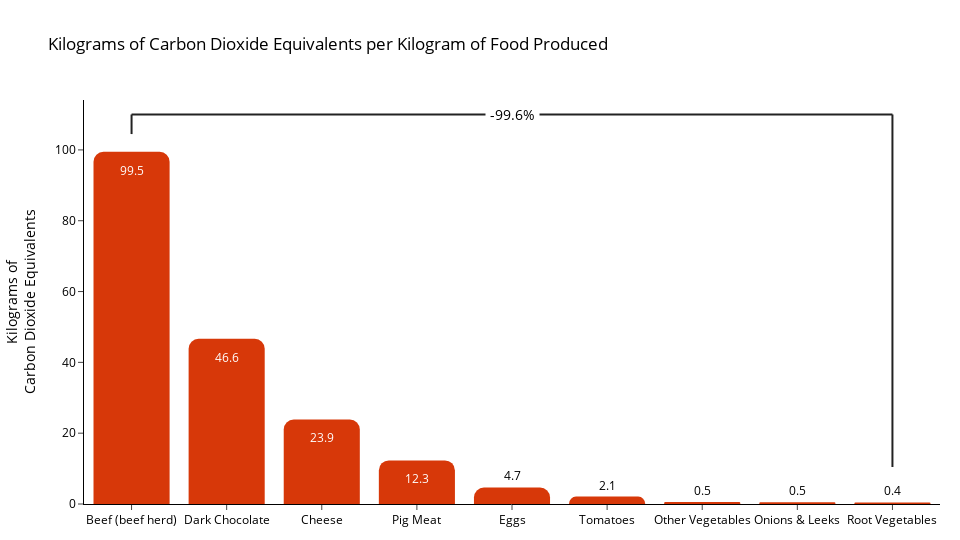

Source (notebook cell):
### Code cell
_selected_entities = ["Beef (beef herd)", "Dark Chocolate", "Cheese", "Tomatoes", "Onions & Leeks", "Eggs", "Root Vegetables", "Pig Meat", "Other Vegetables"]
df = data[data["Entity"].isin(_selected_entities)][["Entity", "total"]].sort_values(by=["total"], ascending=[False])

# Plotting
p = Plotter(slide_layout="slide_wide")
p.express(
    type="bar",
    data_frame=df,
    x="Entity",
    y="total",
    text="total",
    text_auto=".1f",
    labels={
        "total": "Kilograms of<br>Carbon Dioxide Equivalents"
    },
    title="Kilograms of Carbon Dioxide Equivalents per Kilogram of Food Produced"
)
p.figure.update_layout(
    xaxis=dict(title=None),
)
y0=df[df["Entity"] == "Beef (beef herd)"][["total"]].values[0][0]
y1=df[df["Entity"] == "Root Vegetables"][["total"]].values[0][0]
text = f"{round((abs(y1)- abs(y0))*100 / abs(y0), 1)}%"
p.callout.add_square_growth_line(
    x0="Beef (beef herd)",
    x1="Root Vegetables",
    y0=y0+5,
    y1=y1+10,
    y_top=110,
    text=text
)
p.show()

### Figure 1 — Plotly figure (JSON) as saved in the notebook; plotly's stock layout.template omitted (floating-point values rounded to 4 significant figures)
{"data": [{"alignmentgroup": "True", "hovertemplate": "Entity=%{x}<br>Kilograms of<br>Carbon Dioxide Equivalents=%{text}<extra></extra>", "legendgroup": "", "marker": {"color": "#D73809", "pattern": {"shape": ""}}, "name": "", "offsetgroup": "", "orientation": "v", "showlegend": false, "text": [99.48, 46.65, 23.88, 12.31, 4.669, 2.089, 0.5322, 0.4968, 0.4263], "textposition": "auto", "texttemplate": "%{y:.1f}", "type": "bar", "x": ["Beef (beef herd)", "Dark Chocolate", "Cheese", "Pig Meat", "Eggs", "Tomatoes", "Other Vegetables", "Onions & Leeks", "Root Vegetables"], "xaxis": "x", "y": [99.48, 46.65, 23.88, 12.31, 4.669, 2.089, 0.5322, 0.4968, 0.4263], "yaxis": "y"}], "layout": {"annotations": [{"bgcolor": "#ffffff", "borderpad": 4, "font": {"color": "#000000", "size": 14}, "showarrow": false, "text": "-99.6%", "x": 4, "y": 110}], "barmode": "relative", "height": 540, "legend": {"tracegroupgap": 0}, "shapes": [{"line": {"color": "#222222", "width": 2}, "type": "line", "x0": "Beef (beef herd)", "x1": "Beef (beef herd)", "y0": 104.5, "y1": 110}, {"line": {"color": "#222222", "width": 2}, "type": "line", "x0": "Beef (beef herd)", "x1": "Root Vegetables", "y0": 110, "y1": 110}, {"line": {"color": "#222222", "width": 2}, "type": "line", "x0": "Root Vegetables", "x1": "Root Vegetables", "y0": 110, "y1": 10.43}], "title": {"text": "Kilograms of Carbon Dioxide Equivalents per Kilogram of Food Produced"}, "width": 960, "xaxis": {"anchor": "y", "domain": [0, 1], "title": {}}, "yaxis": {"anchor": "x", "domain": [0, 1], "title": {"text": "Kilograms of<br>Carbon Dioxide Equivalents"}}}}
